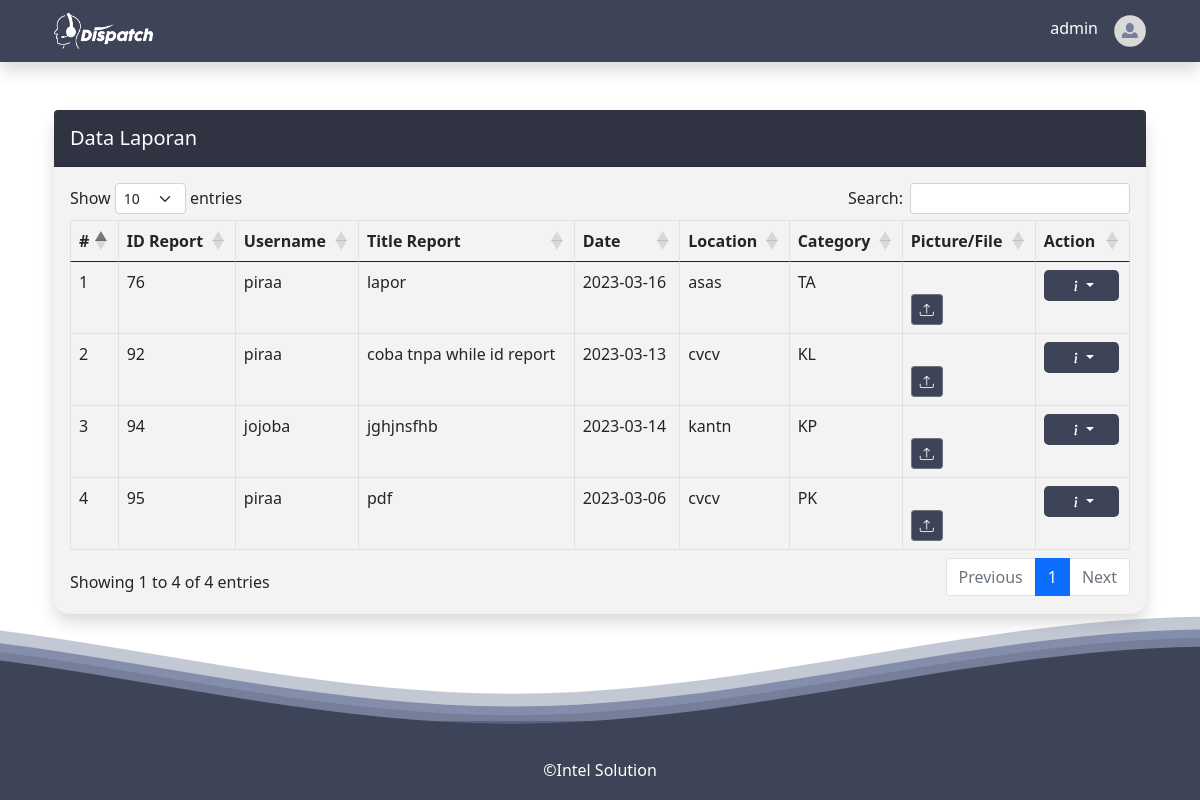
The app's page /TUGAS-AKHIR2/admin-table-report.php (signed in) with its own data.
### tables this page shows
CREATE TABLE `report` (
  `id_report` int(5) NOT NULL,
  `username` varchar(15) NOT NULL,
  `title` varchar(70) NOT NULL,
  `content` text NOT NULL,
  `date` date NOT NULL,
  `location` varchar(50) NOT NULL,
  `category` enum('KV','TA','PS','PK','RS','KL','KP','KR') NOT NULL,
  `file` varchar(255) NOT NULL
);

### TUGAS-AKHIR2/admin-table-report.php (the view, shortened to what this page needs)
<?php
include 'connect.php';
?>
<!DOCTYPE html>
<html lang="en">
<head>
    <link rel="stylesheet" href="https://cdn.datatables.net/1.13.4/css/dataTables.bootstrap5.min.css">
    <link rel="stylesheet" href="https://cdnjs.cloudflare.com/ajax/libs/twitter-bootstrap/5.2.0/css/bootstrap.min.css">
    <link rel="stylesheet" href="https://cdn.jsdelivr.net/npm/bootstrap-icons@1.10.3/font/bootstrap-icons.css">
    <link href="https://cdn.jsdelivr.net/npm/bootstrap@5.0.2/dist/css/bootstrap.min.css" rel="stylesheet" />
    <link rel="stylesheet" href="css/style.css" />
</head>
<body>
    <nav class="navbar navbar-expand-lg navbar-dark shadow static-top">
        <div class="container">
            <a class="navbar-brand" href="admin-dashboard.php">
                <img src="img/logo project (white).png" alt="..." height="36" />
            </a>
            <ul class="navbar-nav ms-auto">
                <li class="nav-item">
                    <h6 class="pt-1 pe-3" aria-current="page"><?= $_SESSION['username']; ?></h6>
                </li>
                <img src="img/icon.svg" alt="" width="32" />
            </ul>
        </div>
    </nav>
    <div class="container my-5">
        <div class="card shadow">
            <div class="card-header d-flex justify-content-between rounded-top">
                <h5 class="mt-2">Data Laporan</h5>
            </div>
            <div class="card-body">
                <div class="table-responsive">
                    <table class="table table-hover table-bordered" id="dataTableLaporan" width="100%" cellspacing="0">
                        <thead>
                            <tr>
                                <th>#</th>
                                <th>ID Report</th>
                                <th>Username</th>
                                <th>Title Report</th>
                                <th>Date</th>
                                <th>Location</th>
                                <th>Category</th>
                                <th>Picture/File</th>
                                <th>Action</th>
                            </tr>
                        </thead>
                        <tbody>
                            <?php
                            $no = 0;
                            $query = mysqli_query($connect, "SELECT * from report");
                            while ($data = mysqli_fetch_array($query)) {
                                $no++;
                            ?>
                                <tr>
                                    <td><?= $no; ?></td>
                                    <td><?= $data["id_report"] ?></td>
                                    <td><?= $data["username"] ?></td>
                                    <td><?= $data["title"] ?></td>
                                    <td><?= $data["date"] ?></td>
                                    <td><?= $data["location"] ?></td>
                                    <td><?= $data["category"] ?></td>
                                    <td>
                                        <br>
                                        <a class="btn btn-secondary btn-color btn-sm" href='download.php?file=<?= $data['file']; ?>' style=""><i class="bi bi-upload"></i></a>
                                    </td>
                                    <td>
                                        <div class="dropdown">
                                            <button class="btn btn-color rounded-3 btn-sm dropdown-toggle px-4" type="button" id="dropdownMenu2" data-bs-toggle="dropdown" aria-expanded="false"><i class="bi bi-info-lg"></i></button>
                                        </div>
                                    </td>
                                </tr>
                            <?php
                            }
                            ?>
                        </tbody>
                    </table>
                </div>
            </div>
        </div>
    </div>
    <div class="fixed-bottom">
        <footer class="page-footer font-small unique-color-dark pt-4">
            <div class="container">
                <div class="footer-copyright text-center py-3">
                    <h6 class="mb-1 text-white">©Intel Solution</h6>
                </div>
            </div>
        </footer>
    </div>
</body>
</html>

### TUGAS-AKHIR2/css/style.css (style rules this page uses)
.btn-color { background-color: #3E4457; color: white; }
.navbar { background-color: #3E4457; color: white; }
.card { border-radius: 5px; -webkit-box-shadow: 0 0 5px 0 rgba(43,43,43,.1), 0 11px 6px -7px rgba(43,43,43,.1); box-shadow: 0 0 5px 0 rgba(43,43,43,.1), 0 11px 6px -7px rgba(43,43,43,.1); border: none; margin-bottom: 30px; -webkit-transition: all .3s ease-in-out; transition: all .3s ease-in-out; }
a { text-decoration:none !important; font-size: 16px; color: #ffffff; -webkit-transition: all .3s ease-in-out; transition: all .3s ease-in-out; }
.waves { position: relative; width: 100%; height: 15vh; margin-bottom: -7px; min-height: 100px; max-height: 400px; }
.unique-color-dark { background-color: #3E4457 !important; }
.navbar-brand { color: white; }
.card { border-radius: 15px; background-color: #F3F3F3; }
.card-header { background-color: #2f3342; color: white; border-top-right-radius: 25px; border-top-left-radius: 25px; }

### records on screen
report: id_report "76", username "piraa", title "lapor", date "2023-03-16", location "asas", category "TA"
report: id_report "92", username "piraa", title "coba tnpa while id report", date "2023-03-13", location "cvcv", category "KL"
report: id_report "94", username "jojoba", title "jghjnsfhb", date "2023-03-14", location "kantn", category "KP"
report: id_report "95", username "piraa", title "pdf", date "2023-03-06", location "cvcv", category "PK"

### other values on screen
$_SESSION['username'] "admin"
